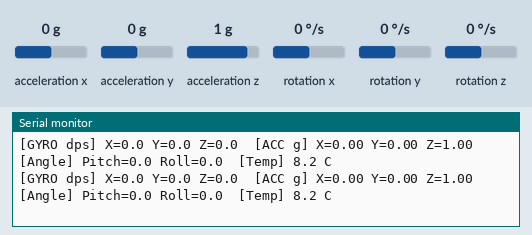
Simulated run of this sketch. Board: ESP32. Parts: the last lines printed to the serial monitor. Wiring (inferred from the names in the program): MPU-9250 motion sensor at I2C address 0x68. The test bench sets the inputs (shaded band); at power-on: acceleration x 0 g, acceleration y 0 g, acceleration z 1 g, rotation x 0 °/s, rotation y 0 °/s, rotation z 0 °/s.

Above: at 2.4 s.
2.5 s: acceleration x set to -1.4 g
At 2.79 s:
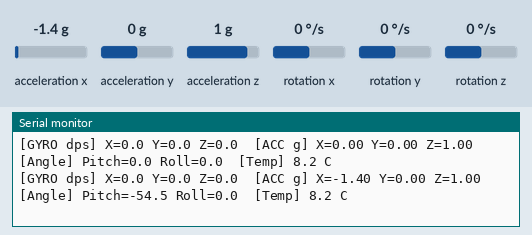
4.0 s: acceleration y set to -1.4 g
At 4.03 s:
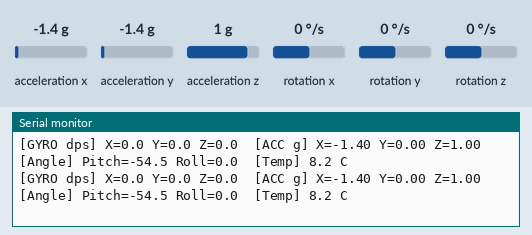
5.5 s: acceleration z set to -1.4 g
At 5.67 s:
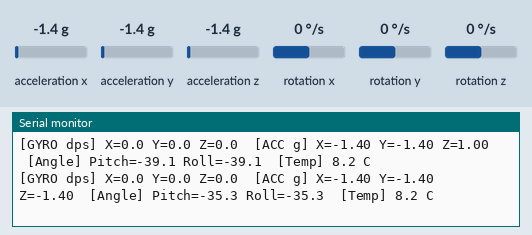
7.0 s: rotation x set to -192 °/s
At 7.11 s:
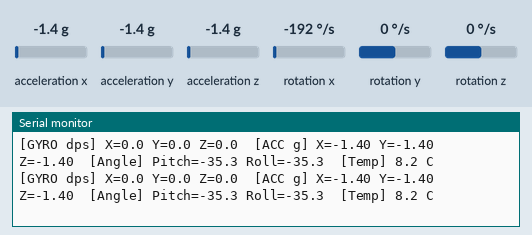
8.5 s: rotation y set to -192 °/s
At 8.55 s:
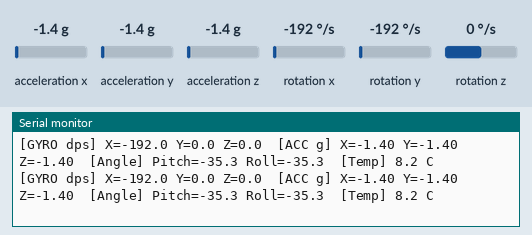

The sketch:

test_gyro.ino
```cpp
// TEST: Гироскоп + акселерометр (MPU6050 / MPU6500 / MPU9250)
// Прямое чтение по I2C (без модулей проекта)
// Выводит: gyro (X/Y/Z), accel (X/Y/Z), температуру, углы pitch/roll
// I2C: SDA = GPIO 21, SCL = GPIO 22

#include <Wire.h>
#include <math.h>

#define MPU_ADDR        0x68   // I2C адрес (общий для всей серии MPU)
#define REG_PWR_MGMT_1  0x6B   // Управление питанием
#define REG_WHO_AM_I    0x75   // Идентификатор чипа
#define REG_ACCEL_XOUT  0x3B   // Начало блока данных (accel/temp/gyro)

#define I2C_SDA 21
#define I2C_SCL 22

// Чувствительность (настройки по умолчанию)
#define ACCEL_SCALE 16384.0   // ±2g  -> 16384 LSB/g
#define GYRO_SCALE  131.0     // ±250 °/s -> 131 LSB/(°/s)

// Тип чипа (определяется по WHO_AM_I) - влияет на формулу температуры
bool isMPU6050 = true;

// Сырые данные
int16_t ax, ay, az;   // акселерометр
int16_t tempRaw;      // температура
int16_t gx, gy, gz;   // гироскоп

void setup() {
  Serial.begin(115200);
  Serial.println("\n=== MPU GYRO TEST ===");
  Serial.println("I2C: SDA=GPIO21, SCL=GPIO22");

  Wire.begin(I2C_SDA, I2C_SCL);
  delay(100);

  // Проверка наличия датчика и определение модели
  uint8_t who = readByte(REG_WHO_AM_I);
  Serial.print("[WHO_AM_I] 0x");
  Serial.println(who, HEX);

  switch (who) {
    case 0x68: Serial.println("[CHIP] MPU6050 detected");  isMPU6050 = true;  break;
    case 0x70: Serial.println("[CHIP] MPU6500 detected");  isMPU6050 = false; break;
    case 0x71: Serial.println("[CHIP] MPU9250 detected");  isMPU6050 = false; break;
    case 0x73: Serial.println("[CHIP] MPU9255 detected");  isMPU6050 = false; break;
    case 0x00:
    case 0xFF:
      Serial.println("[ERROR] No response on I2C! Check wiring (SDA=21, SCL=22, VCC=3.3V, GND)");
      while (1) delay(1000);
    default:
      Serial.println("[WARN] Unknown chip ID - trying as MPU-compatible anyway");
      isMPU6050 = false;
      break;
  }

  // Разбудить датчик (выйти из sleep) - регистр общий для всей серии
  writeByte(REG_PWR_MGMT_1, 0x00);
  delay(100);

  Serial.println("[OK] Sensor initialized!");
  Serial.println("Keep sensor still to see stable values.\n");
  delay(1000);
}

void loop() {
  readSensor();

  // Перевод в физические единицы
  float ax_g = ax / ACCEL_SCALE;
  float ay_g = ay / ACCEL_SCALE;
  float az_g = az / ACCEL_SCALE;

  float gx_dps = gx / GYRO_SCALE;
  float gy_dps = gy / GYRO_SCALE;
  float gz_dps = gz / GYRO_SCALE;

  // Формула температуры зависит от чипа
  float tempC = isMPU6050 ? (tempRaw / 340.0 + 36.53)    // MPU6050
                          : (tempRaw / 333.87 + 21.0);   // MPU6500/9250

  // Углы наклона по акселерометру
  float pitch = atan2(ax_g, sqrt(ay_g * ay_g + az_g * az_g)) * 180.0 / PI;
  float roll  = atan2(ay_g, sqrt(ax_g * ax_g + az_g * az_g)) * 180.0 / PI;

  // Вывод
  Serial.print("[GYRO dps] X=");  Serial.print(gx_dps, 1);
  Serial.print(" Y=");            Serial.print(gy_dps, 1);
  Serial.print(" Z=");            Serial.print(gz_dps, 1);

  Serial.print("  [ACC g] X=");   Serial.print(ax_g, 2);
  Serial.print(" Y=");            Serial.print(ay_g, 2);
  Serial.print(" Z=");            Serial.print(az_g, 2);

  Serial.print("  [Angle] Pitch="); Serial.print(pitch, 1);
  Serial.print(" Roll=");            Serial.print(roll, 1);

  Serial.print("  [Temp] ");       Serial.print(tempC, 1);
  Serial.println(" C");

  delay(200);
}

// ---- I2C хелперы ----

// Чтение всего блока: accel(6) + temp(2) + gyro(6) = 14 байт от 0x3B
void readSensor() {
  Wire.beginTransmission(MPU_ADDR);
  Wire.write(REG_ACCEL_XOUT);
  Wire.endTransmission(false);
  Wire.requestFrom(MPU_ADDR, 14, true);

  ax      = (Wire.read() << 8) | Wire.read();
  ay      = (Wire.read() << 8) | Wire.read();
  az      = (Wire.read() << 8) | Wire.read();
  tempRaw = (Wire.read() << 8) | Wire.read();
  gx      = (Wire.read() << 8) | Wire.read();
  gy      = (Wire.read() << 8) | Wire.read();
  gz      = (Wire.read() << 8) | Wire.read();
}

uint8_t readByte(uint8_t reg) {
  Wire.beginTransmission(MPU_ADDR);
  Wire.write(reg);
  Wire.endTransmission(false);
  Wire.requestFrom(MPU_ADDR, 1, true);
  return Wire.read();
}

void writeByte(uint8_t reg, uint8_t value) {
  Wire.beginTransmission(MPU_ADDR);
  Wire.write(reg);
  Wire.write(value);
  Wire.endTransmission(true);
}

// Author: Anton Petnitsky
// GitHub: https://github.com/Mukller/Balance_robot
// Last modified: 2026-06-09 23:20:44 +0300
```

Measured:
- after the input at 2.5 s, the serial monitor: prints a new line after 0.14 s (image 1)
- after the input at 5.5 s, the serial monitor: prints a new line at once (image 3)
